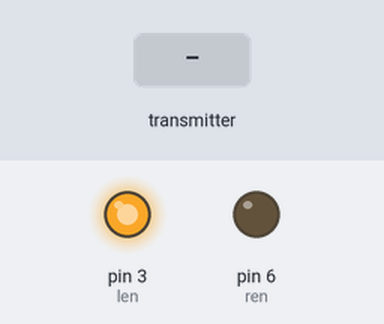
Bench run of a sketch on a simulated Arduino Uno, built with avr-gcc and run on an emulated ATmega328P. Parts: output pins drawn as LEDs (lit = HIGH). The test bench sets the inputs (shaded band). No radio packets arrive unless stated; what the sketch prints to the serial monitor is not drawn.

Above: at 1.2 s.
1.3 s: the transmitter starts sending throttle = 64
At 1.9 s:
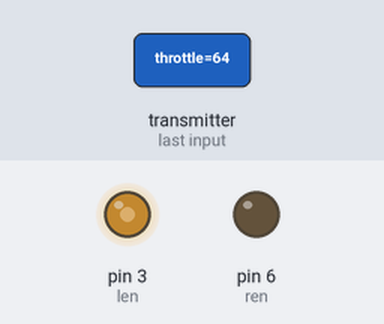
2.8 s: the transmitter starts sending pitch = 0
At 4.0 s:
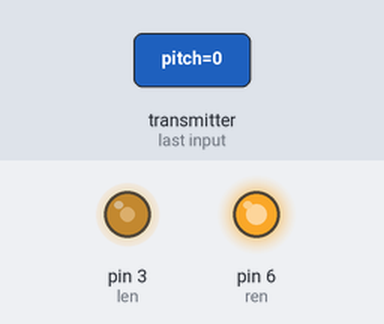
4.3 s: the transmitter starts sending throttle = 255
At 5.3 s:
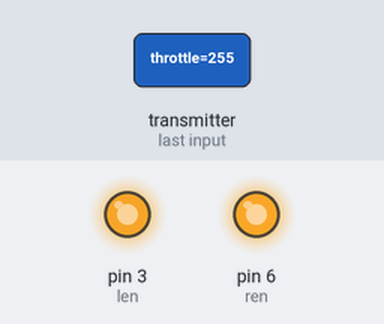
5.8 s: the transmitter starts sending pitch = 64
At 6.5 s:
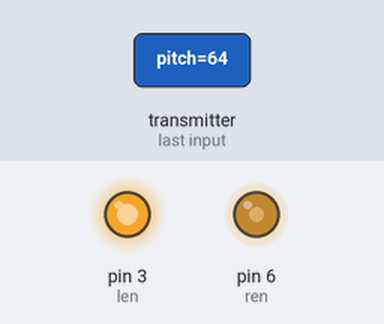
Timing chart, 0 to 8.8 s (numbered marks = the images above; inputs shaded):
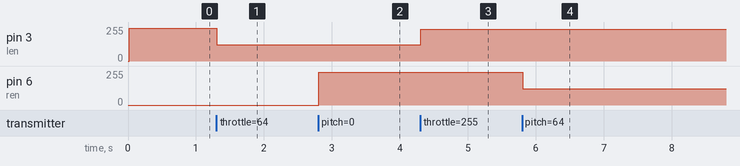

Measured:
- after the input at 1.3 s, pin 3 (len): 245/255 → 123/255 at once
- after the input at 2.8 s, pin 6 (ren): 0/255 → 245/255 at once
- after the input at 4.3 s, pin 3 (len): 123/255 → 237/255 at once
- after the input at 5.8 s, pin 6 (ren): 245/255 → 123/255 at once

The sketch:

ghost_v6_receiver.ino
```cpp
/*
    RLP Ghost V6

    GND    ->   GND
    Vcc    ->   3.3V
    CE     ->   D7
    CSN    ->   D8
    CLK    ->   D13
    MOSI   ->   D11
    MISO   ->   D12

*/

#include <SPI.h>
#include <nRF24L01.h>
#include <RF24.h>
const uint64_t pipeIn = 0xE8E8F0F0E1LL; //Remember that this code is the same as in the transmitter

int l1=2;
int l2=4;
int r1=5;
int r2=9;
int len=3;
int ren= 6;
float leftSpeed = 0;
float rightSpeed = 0;
RF24 radio(7, 8);

//We could use up to 32 channels
struct MyData {
byte throttle; //We define each byte of data input, in this case just 6 channels
byte yaw;
byte pitch;
byte roll;
byte AUX1;
byte AUX2;
};

MyData data;

void resetData()
{
//We define the inicial value of each data input
//3 potenciometers will be in the middle position so 127 is the middle from 254
data.throttle = 0;
data.yaw = 127;
data.pitch = 127;
data.roll = 127;
data.AUX1 = 0;
data.AUX2 = 0;

}

/**************************************************/

void setup()
{
Serial.begin(250000); //Set the speed to 9600 bauds if you want.
//You should always have the same speed selected in the serial monitor
resetData();
radio.begin();
radio.setAutoAck(false);
radio.setDataRate(RF24_250KBPS);

radio.openReadingPipe(1,pipeIn);
//we start the radio comunication
radio.startListening();

}

/**************************************************/

unsigned long lastRecvTime = 0;

void recvData()
{
while ( radio.available() ) {
radio.read(&data, sizeof(MyData));
lastRecvTime = millis(); //here we receive the data
}
}

/**************************************************/

void loop()
{
recvData();
unsigned long now = millis();
//Here we check if we've lost signal, if we did we reset the values
if ( now - lastRecvTime > 1000 ) {
// Signal lost?
resetData();
}

Serial.print("Throttle: "); Serial.print(data.throttle);  Serial.print("    ");
Serial.print("Yaw: ");      Serial.print(data.yaw);       Serial.print("    ");
Serial.print("Pitch: ");    Serial.print(data.pitch);     Serial.print("    ");
Serial.print("Roll: ");     Serial.print(data.roll);      Serial.print("    ");
Serial.print("Aux1: ");     Serial.print(data.AUX1);      Serial.print("    ");
Serial.print("Aux2: ");     Serial.print(data.AUX2);      Serial.print("\n");

if (data.throttle < 125) {
    digitalWrite(l1, HIGH);
    digitalWrite(l2, LOW);
    leftSpeed = (129 - data.throttle) * 1.9;
    analogWrite(len, int(leftSpeed));

  } else if (data.throttle > 135) {
    digitalWrite(l1, LOW);
    digitalWrite(l2, HIGH);
    leftSpeed = ((data.throttle - 130) * 1.9);
    analogWrite(len, int(leftSpeed));

  } else {
    digitalWrite(l1, LOW);
    digitalWrite(l2, LOW);
    digitalWrite(len, 0);

  }

  if (data.pitch < 125) {
    digitalWrite(r1, HIGH);
    digitalWrite(r2, LOW);
    rightSpeed = (129 - data.pitch) * 1.9;
    analogWrite(ren, int(rightSpeed));

  } else if (data.pitch > 135) {
    digitalWrite(r1, LOW);
    digitalWrite(r2, HIGH);
    rightSpeed = ((data.pitch - 130) * 1.9);
    analogWrite(ren, int(rightSpeed));

  } else {
    digitalWrite(r2, LOW);
    digitalWrite(r1, LOW);
    digitalWrite(ren, 0);

  }


}

/**************************************************/
```
